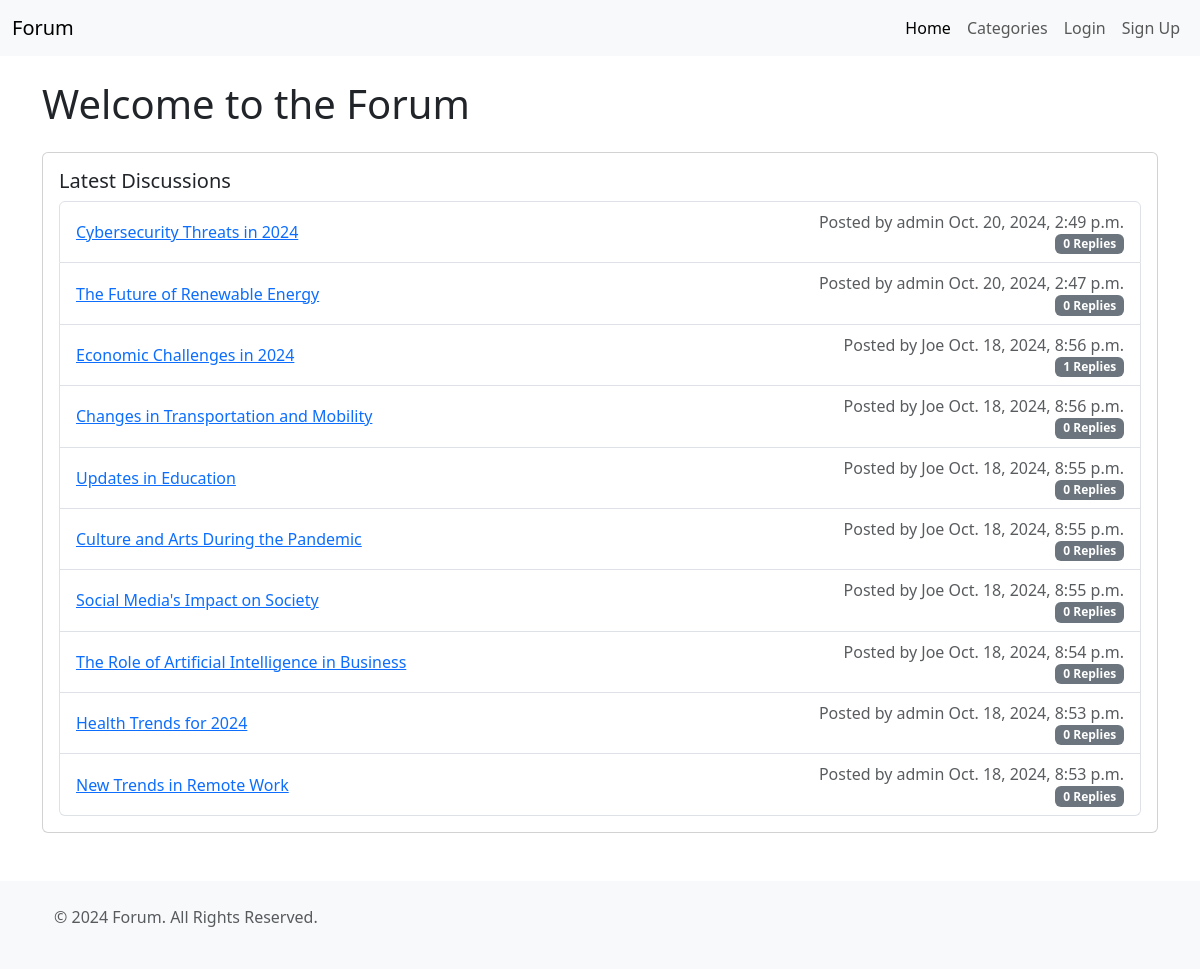
The page / on the database its author committed.
### forumapp/models.py (models this page shows, shortened)
class Topic(models.Model):
    title = models.CharField(max_length=200)
    slug = models.SlugField(max_length=200, unique=True, blank=True)
    content = models.TextField()
    created_at = models.DateTimeField(auto_now_add=True)
    updated_at = models.DateTimeField(auto_now=True)
    category = models.ForeignKey(Category, on_delete=models.CASCADE, related_name='topics')
    author = models.ForeignKey(User, on_delete=models.CASCADE, related_name='topics')

### forumapp/views.py (the view)
# urls.py: path('', views.index, name='index'),
def index(request: HttpRequest) -> HttpResponse:
    topics = Topic.objects.order_by('-created_at')[:10]
    return render(request, 'index.html', {'topics': topics})

### forumapp/templates/index.html
{% extends 'base.html' %}
{% load i18n %}
{% block content %}
<h1 class="mb-4">{% trans "Welcome to the Forum" %}</h1>
<div class="card mb-3">
    <div class="card-body">
        <h5 class="card-title">{% trans "Latest Discussions" %}</h5>
        <ul class="list-group">
            {% for topic in topics %}
            <li class="list-group-item d-flex justify-content-between align-items-center">
                <a href="{% url 'topic_detail' topic.slug %}">{{ topic.title }}</a>
                <div class="d-flex flex-column align-items-end">
                    <p class="text-muted mb-0">{% trans "Posted by" %} {{ topic.author }} {{topic.created_at}}</p>
                    <span class="badge bg-secondary">{{ topic.replies.count }} {% trans "Replies" %}</span>
                </div>
            </li>
            {% endfor %}
        </ul>
    </div>
</div>
{% endblock %}

### rows shown on the page
Topic: title "Cybersecurity Threats in 2024", author "admin", created_at "Oct. 20, 2024, 2:49 p.m.", replies.count "0"
Topic: title "The Future of Renewable Energy", author "admin", created_at "Oct. 20, 2024, 2:47 p.m.", replies.count "0"
Topic: title "Economic Challenges in 2024", author "Joe", created_at "Oct. 18, 2024, 8:56 p.m.", replies.count "1"
Topic: title "Changes in Transportation and Mobility", author "Joe", created_at "Oct. 18, 2024, 8:56 p.m.", replies.count "0"
Topic: title "Updates in Education", author "Joe", created_at "Oct. 18, 2024, 8:55 p.m.", replies.count "0"
Topic: title "Culture and Arts During the Pandemic", author "Joe", created_at "Oct. 18, 2024, 8:55 p.m.", replies.count "0"
Topic: title "Social Media's Impact on Society", author "Joe", created_at "Oct. 18, 2024, 8:55 p.m.", replies.count "0"
Topic: title "The Role of Artificial Intelligence in Business", author "Joe", created_at "Oct. 18, 2024, 8:54 p.m.", replies.count "0"
Topic: title "Health Trends for 2024", author "admin", created_at "Oct. 18, 2024, 8:53 p.m.", replies.count "0"
Topic: title "New Trends in Remote Work", author "admin", created_at "Oct. 18, 2024, 8:53 p.m.", replies.count "0"
